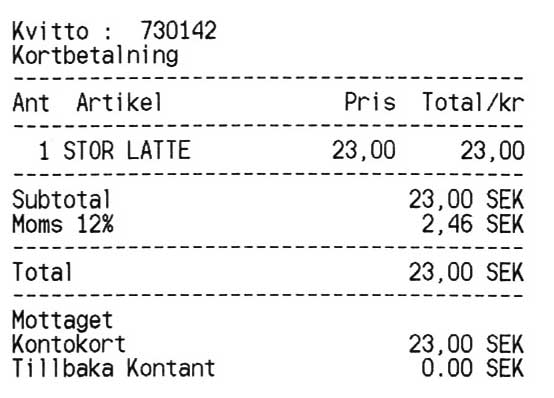
#> input picture gfx/receipt/kvittotest05.jpg, 554 x 398 px
$ python main.py ../gfx/receipt/kvittotest05.jpg
#> lines starting #> are read from the running program, lines starting #| are printed output that depends on the picture
#!/usr/bin/python3

import argparse
from PIL import Image, ImageDraw, ImageOps
from itertools import groupby
from os.path import basename
import pytesseract

THRESHOLD_BLACK = 50

def loadAsGreyScale(imgfile):
  '''Load image and convert to greyscale'''
#> called with imgfile = '../gfx/receipt/kvittotest05.jpg'
  image = Image.open(imgfile)
#> image is the input picture: PIL image 554x398 RGB; min 0, max 255, mean 238.1
  image = ImageOps.invert(image)
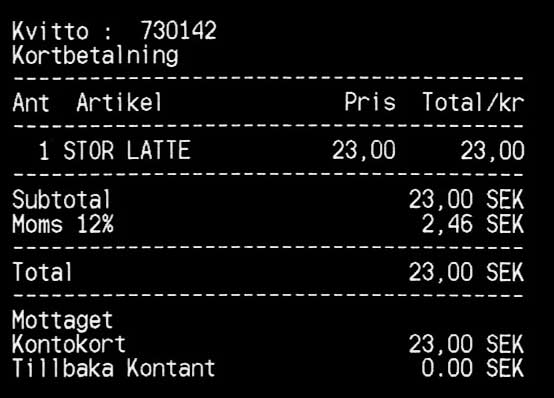
#> image: PIL image 554x398 RGB; min 0, max 255, mean 16.9
  image.convert('LA')
  return image

def chunkify(seq, size):
  '''Split sequence into chunks'''
  return [seq[pos:pos + size] for pos in range(0, len(seq), size)]

def getLines(image):
  '''Return image lines as array'''
  w, _ = image.size
#> w = 554
  rawdata = list(image.getdata())
#> rawdata = 220492 items
  lines = chunkify(rawdata, w)
#> lines = 398 items
  return lines

def isBlankLine(line):
  '''Return true if line is blank'''
  return all(v < THRESHOLD_BLACK for v,_,_ in line)

def getNonBlankBlocks(image):
  '''Enumerate/clump lines and return non-blank blocks'''
  #Save linenr and pixeldata
  lines = [(nr, line) for nr,line in enumerate(getLines(image))]
#> lines = 398 items
  #Group lines into blank/non-blank blocks
  blocks = groupby(lines, lambda x: isBlankLine(x[1]))
  #Filter out blank line blocks
  blocks = [list(b[1]) for b in blocks if b[0] == False]
#> blocks = 15 items
  return blocks

def lineStart(line):
  return next((i for i in range(0,len(line)) if line[i][0] > THRESHOLD_BLACK), len(line))

def lineStop(line):
  return len(line) - lineStart(list(reversed(line)))

def blockToRectangle(block):
  '''Create the smallest rectangle that would fit the line block'''
  starty = min([nr for nr,_ in block])
  stopy = max([nr for nr,_ in block])
  startx = min([lineStart(line) for _,line in block])
  stopx = max([lineStop(line) for _,line in block])

  #ATTN: fix
  starty -=1
  stopy +=1
  startx -=1
  stopx +=1

  return startx, starty, stopx, stopy

def drawRects(image, rects):
  draw = ImageDraw.Draw(image)
  for rect in rects:
    draw.rectangle(rect, outline=(255,0,0))

def saveRects(image, rects, basename, filetype):
  for nr,rect in enumerate(rects):
    rectimage = image.crop(rect)
    filename = "{}_{}.{}".format(basename, nr, filetype)
    saveAsRGB(rectimage, filename)

def printRects(image, rects):
  for nr,rect in enumerate(rects):
    rectimage = image.crop(rect)
    str = pytesseract.image_to_string(rectimage)
    str.replace('\n', ' ')
    str.replace('\r', ' ')
    print("{}: '{}'".format(nr, str))

def saveAsRGB(image, filename):
  image.convert('RGB')
  image.save(filename)

def run(args):
  im = loadAsGreyScale(args.imgfile)
  blocks = getNonBlankBlocks(im)
#> blocks = 15 items
  rects = [blockToRectangle(block) for block in blocks]
#> rects = 15 items, first 6: (11, 19, 217, 40), (11, 43, 179, 67), (13, 75, 524, 80), (12, 90, 525, 112), (13, 123, 524, 128), (39, 138, 526, 163)
  print(rects)
#> (printed output is left out)

  im2 = im.copy()
  drawRects(im2, rects)
#> the loop in drawRects, `for rect in rects:` made 15 passes
#> rect on passes 1 to 12: (11, 19, 217, 40), (11, 43, 179, 67), (13, 75, 524, 80), (12, 90, 525, 112), (13, 123, 524, 128), (39, 138, 526, 163), (13, 172, 524, 176), (11, 188, 525, 211), (11, 212, 525, 236), (12, 245, 524, 249), (11, 260, 525, 284), (12, 293, 524, 297)
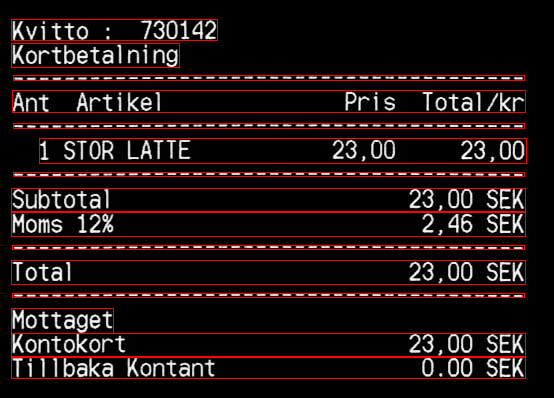
#> im2: PIL image 554x398 RGB; mean R, G, B 32.5, 16.8, 16.8
#  saveAsRGB(im2, "out.tiff")
  base = basename(args.imgfile)
  saveRects(im, rects, base, "tiff")
#> the loop in saveRects, `for nr,rect in enumerate(rects):` made 15 passes
#> (rect, filename) on passes 1 to 12: ((11, 19, 217, 40), 'kvittotest05.jpg_0.tiff'), ((11, 43, 179, 67), 'kvittotest05.jpg_1.tiff'), ((13, 75, 524, 80), 'kvittotest05.jpg_2.tiff'), ((12, 90, 525, 112), 'kvittotest05.jpg_3.tiff'), ((13, 123, 524, 128), 'kvittotest05.jpg_4.tiff'), ((39, 138, 526, 163), 'kvittotest05.jpg_5.tiff'), ((13, 172, 524, 176), 'kvittotest05.jpg_6.tiff'), ((11, 188, 525, 211), 'kvittotest05.jpg_7.tiff'), ((11, 212, 525, 236), 'kvittotest05.jpg_8.tiff'), ((12, 245, 524, 249), 'kvittotest05.jpg_9.tiff'), ((11, 260, 525, 284), 'kvittotest05.jpg_10.tiff'), ((12, 293, 524, 297), 'kvittotest05.jpg_11.tiff')
#> pass 1, in saveRects, `rectimage = image.crop(rect)`:
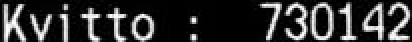
#> rectimage: PIL image 206x21 RGB (shown 2 times larger); min 0, max 255, mean 49.8
#> pass 2, in saveRects, `rectimage = image.crop(rect)`:
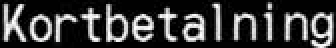
#> rectimage: PIL image 168x24 RGB (shown 2 times larger); min 0, max 255, mean 57.1
#> after the loop in saveRects, `for nr,rect in enumerate(rects):`:
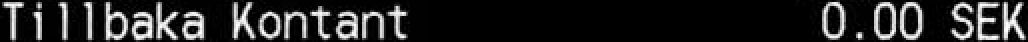
#> rectimage: PIL image 514x21 RGB (shown 2 times larger); min 0, max 255, mean 36.7
  printRects(im, rects)
#> the loop in printRects, `for nr,rect in enumerate(rects):` made 1 pass
#> (nr, rect) on pass 1: (0, (11, 19, 217, 40))
#> (the call stopped at in printRects, `str = pytesseract.image_to_string(rectimage)`: pytesseract is not available in this run)

  im.show()
  im2.show()

def parseArgs():
  parser = argparse.ArgumentParser()
  parser.add_argument('imgfile', help="Image file")
  args = parser.parse_args()
  return args

if __name__ == "__main__":
  run(parseArgs())
